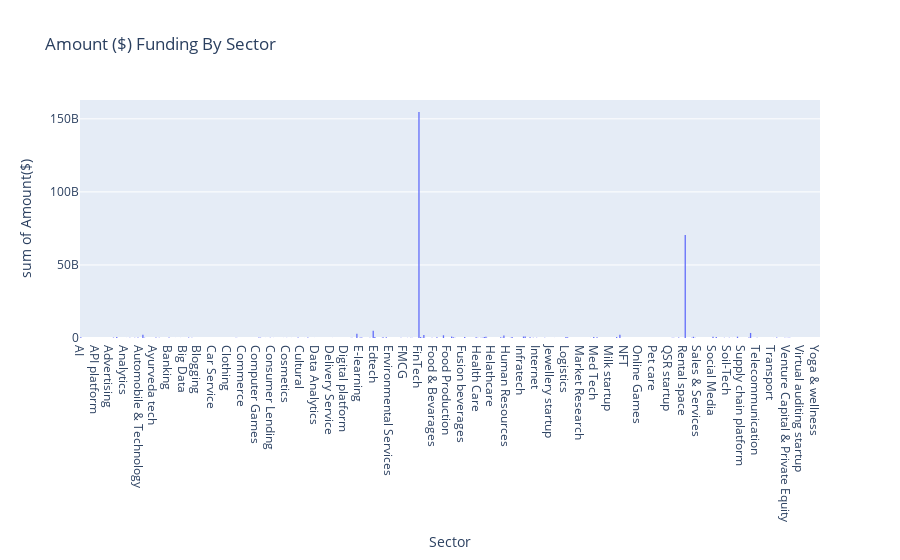

Write notebook code for a chart like this one.
### Markdown cell above
#### Now See graphe Funding Amount per Sector

### Code cell
fig = px.histogram(Final_Startup_Data_amount_by_sector[Final_Startup_Data_amount_by_sector['Amount($)']>0], 
             x='Sector', 
             y='Amount($)', 
             title="Amount ($) Funding By Sector",barmode="relative"
             

)
fig.show()

### Figure 1 — Plotly figure (JSON) as saved in the notebook; plotly's stock layout.template omitted (floating-point values rounded to 4 significant figures; data arrays with more than 128 entries replaced by an {"elided": "..."} marker saying what was removed)
{"data": [{"alignmentgroup": "True", "bingroup": "x", "histfunc": "sum", "hovertemplate": "Sector=%{x}<br>sum of Amount($)=%{y}<extra></extra>", "legendgroup": "", "marker": {"color": "#636efa", "pattern": {"shape": ""}}, "name": "", "offsetgroup": "", "orientation": "v", "showlegend": false, "type": "histogram", "x": {"elided": "453 str values"}, "xaxis": "x", "y": {"elided": "453 int values"}, "yaxis": "y"}], "layout": {"barmode": "relative", "legend": {"tracegroupgap": 0}, "title": {"text": "Amount ($) Funding By Sector"}, "xaxis": {"anchor": "y", "domain": [0, 1], "title": {"text": "Sector"}}, "yaxis": {"anchor": "x", "domain": [0, 1], "title": {"text": "sum of Amount($)"}}}}
